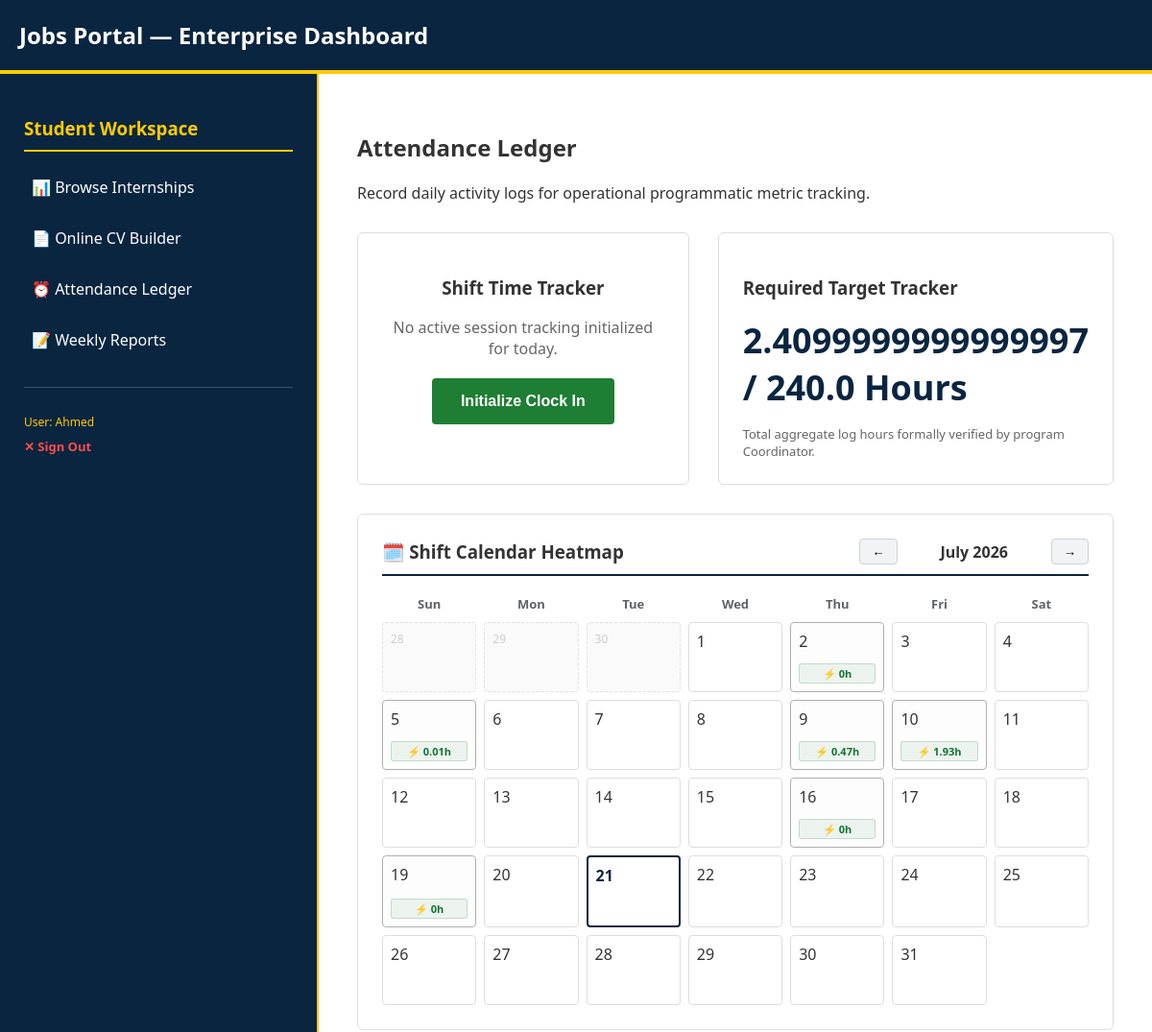
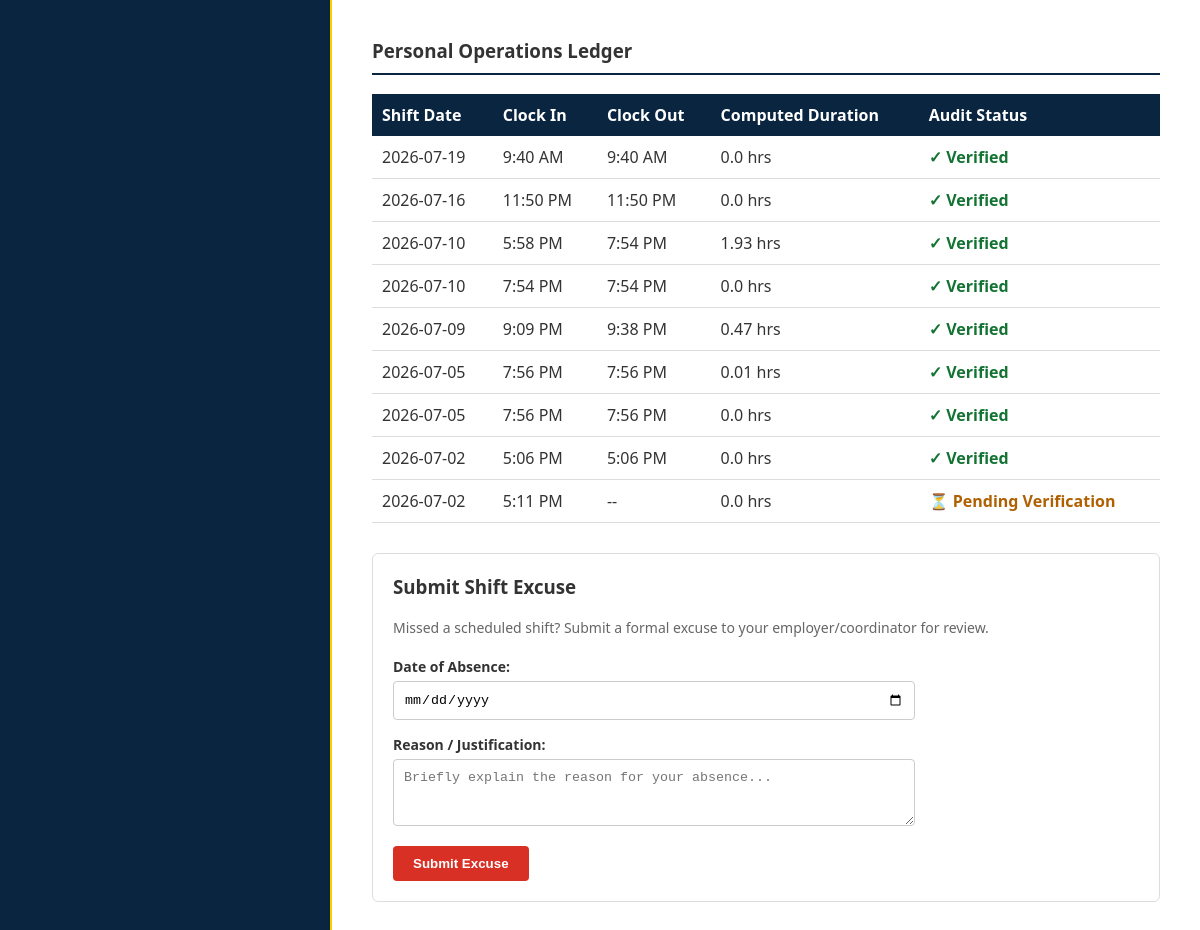
Page /attendance/log/ (signed in) on the committed database (2 pictures, top to bottom).
### student_portal/models.py (models this page shows, shortened)
class AttendanceRecord(models.Model):
    user = models.ForeignKey(User, on_delete=models.CASCADE, related_name='attendance_records')
    date = models.DateField(default=timezone.now)
    check_in = models.DateTimeField(null=True, blank=True)
    check_out = models.DateTimeField(null=True, blank=True)
    hours_worked = models.FloatField(default=0.0)
    is_verified = models.BooleanField(default=False)

### student_portal/views.py (the view, shortened to what this page needs)
# urls.py: path('attendance/log/', views.attendance_log_view, name='attendance_log'),
@login_required
def attendance_log_view(request):
    today = timezone.now().date()
    record = AttendanceRecord.objects.filter(user=request.user, date=today).last()
    my_shifts = AttendanceRecord.objects.filter(user=request.user).order_by('-date')
    my_excuses = ShiftExcuse.objects.filter(user=request.user)
    verified_hours = sum(r.hours_worked for r in my_shifts if r.is_verified and r.hours_worked)
    calendar_data = {}
    for shift in my_shifts:
        if shift.date:
            date_str = shift.date.strftime('%Y-%m-%d')
            if date_str in calendar_data:
                calendar_data[date_str]['hours'] = round(calendar_data[date_str].get('hours', 0) + (shift.hours_worked or 0), 2)
            else:
                calendar_data[date_str] = {
                    'hours': shift.hours_worked or 0,
                    'status': 'present',
                    'verified': shift.is_verified
                }
    context = {
        'record': record,
        'my_shifts': my_shifts,
        'verified_hours': verified_hours,
        'target_hours': 240.0,
        'calendar_data_json': json.dumps(calendar_data)
    }
    return render(request, 'attendance_log.html', context)

### student_portal/templates/attendance_log.html (shortened to what this page needs)
{% extends 'base.html' %}
{% block content %}
<h2>Attendance Ledger</h2>
<p>Record daily activity logs for operational programmatic metric tracking.</p>
<div style="display: flex; gap: 30px; margin-top: 30px;">
    <div style="flex: 1; border: 1px solid #ddd; padding: 25px; border-radius: 6px; text-align: center;">
        <h3>Shift Time Tracker</h3>
        {% if record and not record.check_out %}
            <p style="color: #1a73e8; font-weight: bold; margin-bottom: 20px;">⚡ You are currently on the clock! Active shift processing.</p>
            <form method="post">
                {% csrf_token %}
                <button type="submit" name="action" value="clock_out" style="background:#d93025; color:white; border:none; padding:15px 30px; font-size:16px; border-radius:4px; font-weight:bold; cursor:pointer;">Clock Out Now</button>
            </form>
        {% else %}
            <p style="color: #666; margin-bottom: 20px;">No active session tracking initialized for today.</p>
            <form method="post">
                <button type="submit" name="action" value="clock_in" style="background:#1e7e34; color:white; border:none; padding:15px 30px; font-size:16px; border-radius:4px; font-weight:bold; cursor:pointer;">Initialize Clock In</button>
            </form>
        {% endif %}
    </div>
    <div style="flex: 1; border: 1px solid #ddd; padding: 25px; border-radius: 6px;">
        <h3>Required Target Tracker</h3>
        <div style="font-size: 36px; font-weight: bold; color: var(--primary-blue); margin: 15px 0;">
            {{ verified_hours }} / {{ target_hours }} Hours
        </div>
        <p style="font-size: 13px; color: #666; margin: 0;">Total aggregate log hours formally verified by program Coordinator.</p>
    </div>
</div>
<div style="border: 1px solid #ddd; padding: 25px; border-radius: 6px; margin-top: 30px; background: #fff;">
    <div style="display: flex; justify-content: space-between; align-items: center; margin-bottom: 20px; border-bottom: 2px solid var(--primary-blue); padding-bottom: 10px;">
        <h3 style="margin: 0;">🗓️ Shift Calendar Heatmap</h3>
        <div style="display: flex; align-items: center; gap: 10px;">
            <button id="prevMonthBtn" style="background: #f1f3f4; border: 1px solid #ced4da; padding: 5px 12px; border-radius: 4px; cursor: pointer; font-weight: bold;">&larr;</button>
            <span id="calendarMonthYear" style="font-weight: bold; font-size: 16px; min-width: 140px; text-align: center; display: inline-block;"></span>
            <button id="nextMonthBtn" style="background: #f1f3f4; border: 1px solid #ced4da; padding: 5px 12px; border-radius: 4px; cursor: pointer; font-weight: bold;">&rarr;</button>
        </div>
    </div>
    <div style="display: grid; grid-template-columns: repeat(7, 1fr); gap: 8px; text-align: center; margin-bottom: 10px; font-weight: bold; color: #5f6368; font-size: 13px;">
        <div>Sun</div><div>Mon</div><div>Tue</div><div>Wed</div><div>Thu</div><div>Fri</div><div>Sat</div>
    </div>
    <div id="calendarDaysGrid" style="display: grid; grid-template-columns: repeat(7, 1fr); gap: 8px;"></div>
</div>
<h3 style="margin-top: 40px; border-bottom: 2px solid var(--primary-blue); padding-bottom: 10px;">Personal Operations Ledger</h3>
<table style="width: 100%; border-collapse: collapse; margin-top: 15px;">
    <thead>
        <tr style="background: var(--primary-blue); color: white; text-align: left;">
            <th style="padding: 10px;">Shift Date</th>
            <th style="padding: 10px;">Clock In</th>
            <th style="padding: 10px;">Clock Out</th>
            <th style="padding: 10px;">Computed Duration</th>
            <th style="padding: 10px;">Audit Status</th>
        </tr>
    </thead>
    <tbody>
        {% for shift in my_shifts %}
            <tr style="border-bottom: 1px solid #ddd;">
                <td style="padding: 10px;">{{ shift.date|date:"Y-m-d" }}</td>
                <td style="padding: 10px;">{{ shift.check_in|date:"g:i A" }}</td>
                <td style="padding: 10px;">{{ shift.check_out|date:"g:i A"|default:"--" }}</td>
                <td style="padding: 10px;">{{ shift.hours_worked }} hrs</td>
                <td style="padding: 10px;">
                    {% if shift.is_verified %}
                        <span style="color: #137333; font-weight: bold;">✓ Verified</span>
                    {% else %}
                        <span style="color: #b06000; font-weight: bold;">⏳ Pending Verification</span>
                    {% endif %}
                </td>
            </tr>
        {% empty %}
            <tr><td colspan="5" style="padding: 15px; text-align: center; color: #777;">No transaction rows committed to storage layer.</td></tr>
        {% endfor %}
    </tbody>
</table>
<div style="margin-top: 30px; border: 1px solid #ddd; border-radius: 6px; padding: 20px; background: white; margin-bottom: 40px;">
    <h3 style="margin-top: 0; color: #333;">Submit Shift Excuse</h3>
    <p style="font-size: 14px; color: #666; margin-bottom: 20px;">Missed a scheduled shift? Submit a formal excuse to your employer/coordinator for review.</p>
    <form method="POST" style="max-width: 500px;">
        <div style="margin-bottom: 15px;">
            <label style="display: block; margin-bottom: 5px; font-weight: bold; font-size: 14px;">Date of Absence:</label>
            <input type="date" name="excuse_date" required style="width: 100%; padding: 10px; border: 1px solid #ccc; border-radius: 4px;">
        </div>
        <div style="margin-bottom: 15px;">
            <label style="display: block; margin-bottom: 5px; font-weight: bold; font-size: 14px;">Reason / Justification:</label>
            <textarea name="excuse_reason" rows="3" required placeholder="Briefly explain the reason for your absence..." style="width: 100%; padding: 10px; border: 1px solid #ccc; border-radius: 4px; resize: vertical;"></textarea>
        </div>
        <button type="submit" style="background: #d93025; color: white; padding: 10px 20px; border: none; border-radius: 4px; font-weight: bold; cursor: pointer; transition: 0.2s;">
            Submit Excuse
        </button>
    </form>
</div>
{% endblock %}

### student_portal/templates/base.html (shortened to what this page needs)
{% load static %}
<!DOCTYPE html>
<html lang="en">
<head>
    <link rel="stylesheet" href="{% static 'css/style.css' %}">
</head>
<body>
    <header>
        <h1>Jobs Portal — Enterprise Dashboard</h1>
    </header>
    <div class="main-layout">
        <aside class="admin-sidebar">
            {% if user.is_authenticated %}
                {% if user.is_staff or user.is_superuser or user.userprofile.role == 'admin' %}
                    <h3>Master Admin</h3>
                    <ul>
                        <li><a href="/admin/">⚙️ Site Settings & CMS</a></li>
                        <li><a href="/admin/student_portal/trainingtrack/">💡 Manage Trainings</a></li>
                        <li><a href="/admin/student_portal/university/">🎓 Manage Universities</a></li>
                        <li><a href="{% url 'admin_manage' %}">⚡ Shift Verification</a></li>
                        <li><a href="/admin/student_portal/companyprofile/">🏢 Manage Employers</a></li>
                    </ul>
                {% elif user.userprofile.role == 'company' %}
                    <h3>Employer Console</h3>
                    <ul>
                        <li><a href="{% url 'company_dashboard' %}">📊 Dashboard & Postings</a></li>
                        <li><a href="{% url 'post_internship' %}">➕ Post Internship</a></li>
                    </ul>
                {% else %}
                    <h3>Student Workspace</h3>
                    <ul>
                        <li><a href="{% url 'student_dashboard' %}">📊 Browse Internships</a></li>
                        <li><a href="{% url 'resume_builder' %}">📄 Online CV Builder</a></li>
                        <li><a href="{% url 'attendance_log' %}">⏰ Attendance Ledger</a></li>
                        <li><a href="{% url 'weekly_reports' %}">📝 Weekly Reports</a></li>
                    </ul>
                {% endif %}
                <div style="margin-top: 30px; padding-top: 15px; border-top: 1px solid rgba(255,255,255,0.2);">
                    <p style="font-size: 12px; color: #ffcc00; margin-bottom: 5px;">User: {{ user.username }}</p>
                    <form action="{% url 'logout' %}" method="post" style="display: inline; margin: 0; padding: 0;">
                        <button type="submit" style="background: none; border: none; color: #ff4d4d; text-decoration: none; font-size: 13px; font-weight: bold; cursor: pointer; padding: 0; font-family: inherit;">✕ Sign Out</button>
                    </form>
                </div>
            {% else %}
                <h3>Guest Menu</h3>
                <ul>
                    <li><a href="{% url 'login' %}">🔑 Sign In</a></li>
                </ul>
            {% endif %}
        </aside>
        <main class="content">
            {% block content %}{% endblock %}
        </main>
    </div>
</body>
</html>

### student_portal/static/css/style.css (style rules this page uses)
:root { --primary-blue: #0a2540; --accent-yellow: #ffcc00; --clean-white: #ffffff; --text-dark: #333333; --bg-light: #f4f6f9; }
body { margin: 0; font-family: 'Segoe UI', Tahoma, Geneva, Verdana, sans-serif; background-color: var(--clean-white); color: var(--text-dark); }
header { background-color: var(--primary-blue); color: var(--clean-white); padding: 20px; border-bottom: 4px solid var(--accent-yellow); }
header h1 { margin: 0; font-size: 24px; }
.main-layout { display: flex; min-height: calc(100vh - 140px); }
.admin-sidebar { width: 280px; background-color: var(--primary-blue); color: var(--clean-white); padding: 25px; border-right: 2px solid var(--accent-yellow); }
.admin-sidebar h3 { border-bottom: 2px solid var(--accent-yellow); padding-bottom: 10px; color: var(--accent-yellow); }
.admin-sidebar ul { list-style: none; padding: 0; margin: 0; }
.admin-sidebar ul li { margin-bottom: 15px; }
.admin-sidebar ul li a { color: var(--clean-white); text-decoration: none; font-weight: 500; display: block; padding: 8px; border-radius: 4px; }
.content { flex: 1; padding: 40px; background-color: var(--clean-white); }
.content > * { opacity: 0; animation: smoothFadeIn 0.6s cubic-bezier(0.165, 0.84, 0.44, 1) forwards; }
.content > *:nth-child(1) { animation-delay: 0.1s; }
.content > *:nth-child(2) { animation-delay: 0.2s; }
.content > *:nth-child(3) { animation-delay: 0.3s; }
.content > *:nth-child(4) { animation-delay: 0.4s; }
.content > *:nth-child(5) { animation-delay: 0.5s; }
.content > *:nth-child(6) { animation-delay: 0.6s; }

### rows in the picture
AttendanceRecord: date "2026-07-19", check_in "9:40 AM", check_out "9:40 AM", hours_worked "0.0", is_verified "✓ Verified"
AttendanceRecord: date "2026-07-16", check_in "11:50 PM", check_out "11:50 PM", hours_worked "0.0", is_verified "✓ Verified"
AttendanceRecord: date "2026-07-10", check_in "5:58 PM", check_out "7:54 PM", hours_worked "1.93", is_verified "✓ Verified"
AttendanceRecord: date "2026-07-10", check_in "7:54 PM", check_out "7:54 PM", hours_worked "0.0", is_verified "✓ Verified"
AttendanceRecord: date "2026-07-09", check_in "9:09 PM", check_out "9:38 PM", hours_worked "0.47", is_verified "✓ Verified"
AttendanceRecord: date "2026-07-05", check_in "7:56 PM", check_out "7:56 PM", hours_worked "0.01", is_verified "✓ Verified"
AttendanceRecord: date "2026-07-05", check_in "7:56 PM", check_out "7:56 PM", hours_worked "0.0", is_verified "✓ Verified"
AttendanceRecord: date "2026-07-02", check_in "5:06 PM", check_out "5:06 PM", hours_worked "0.0", is_verified "✓ Verified"
AttendanceRecord: date "2026-07-02", check_in "5:11 PM", check_out "--", hours_worked "0.0", is_verified "⏳ Pending Verification"

### other values in the picture
{{ user.username }} "Ahmed"
{{ verified_hours }} "2.4099999999999997"
{{ target_hours }} "240.0"
